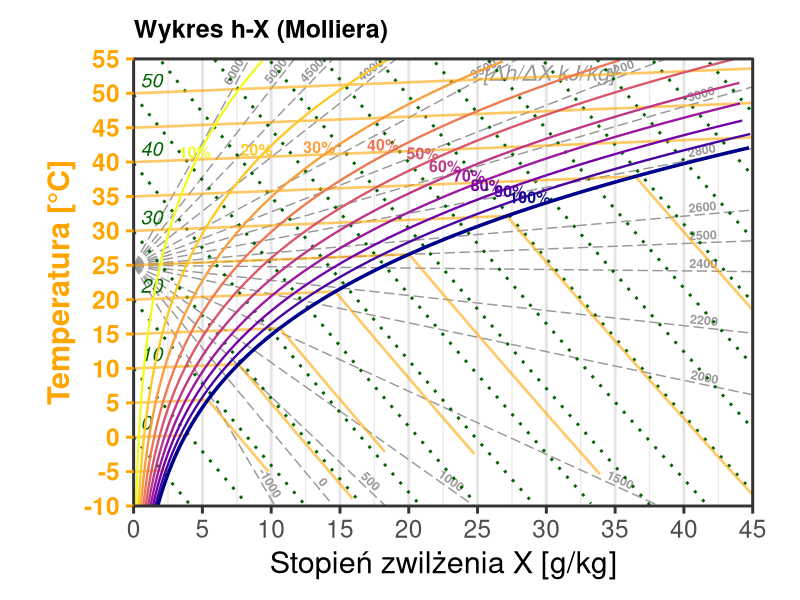
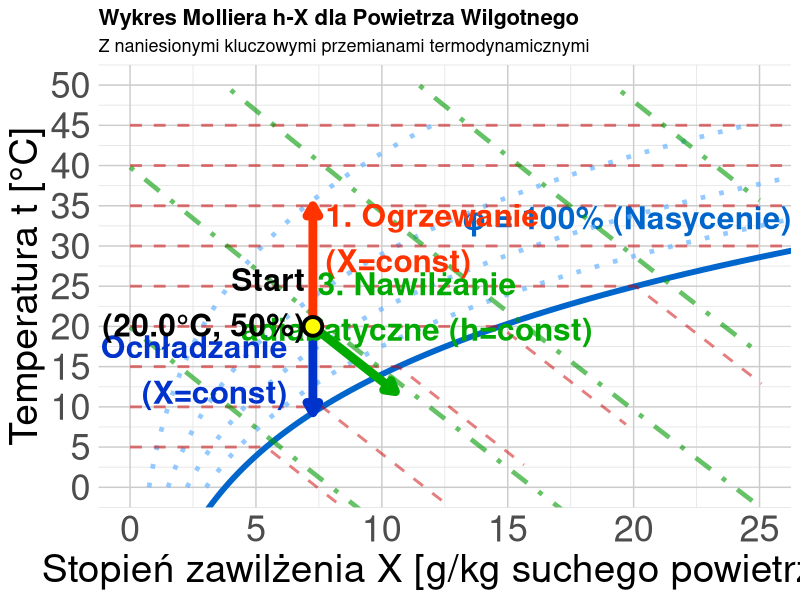
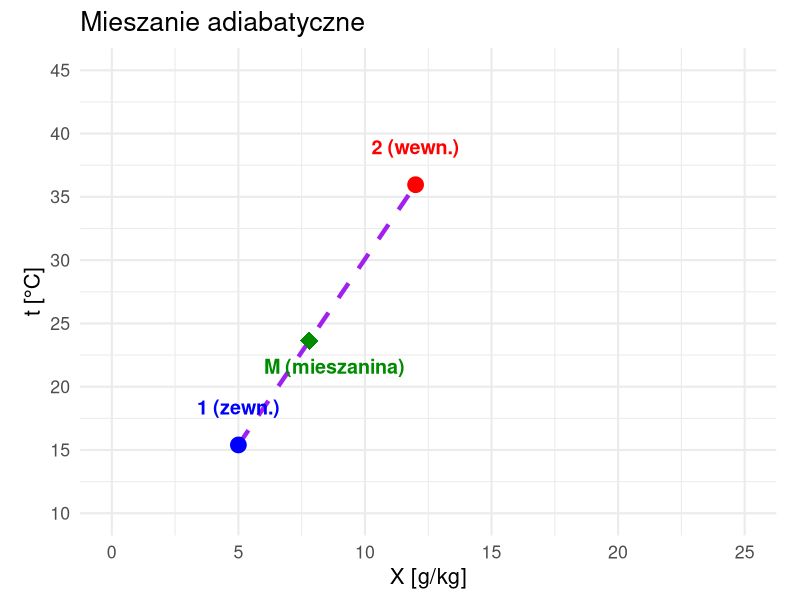
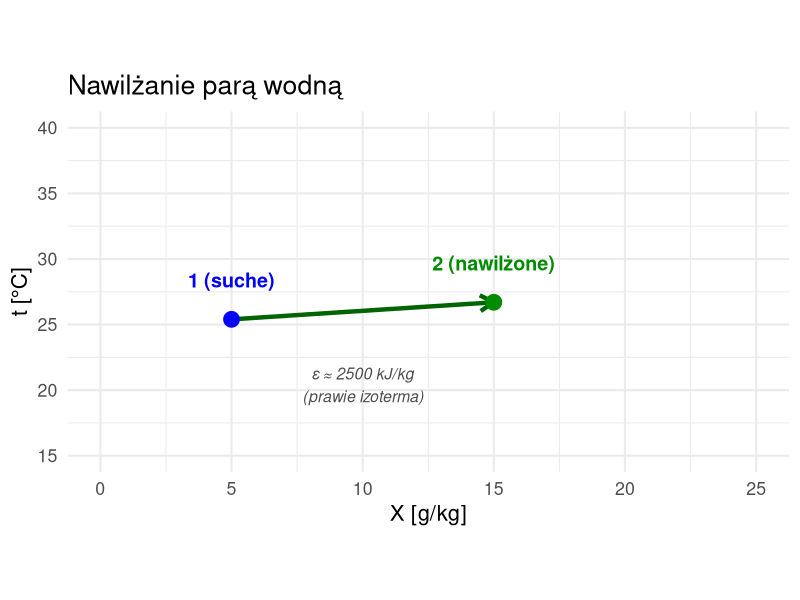
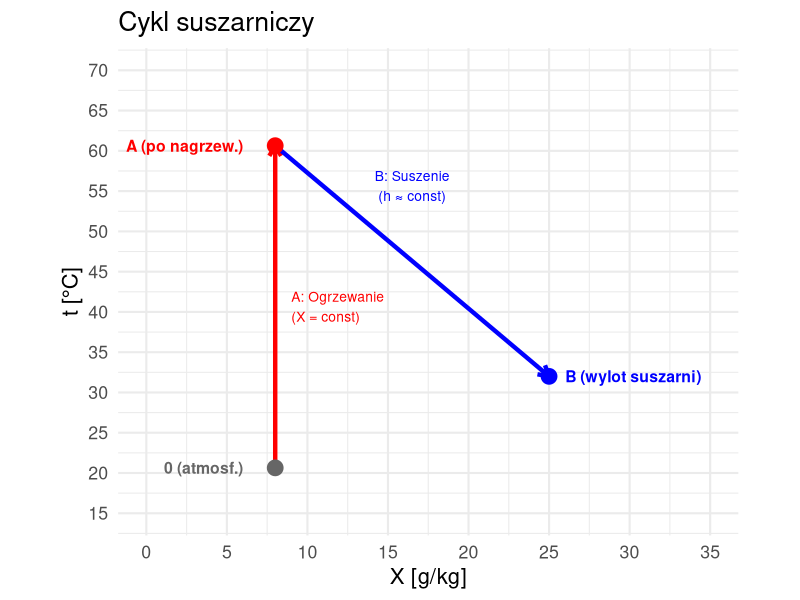
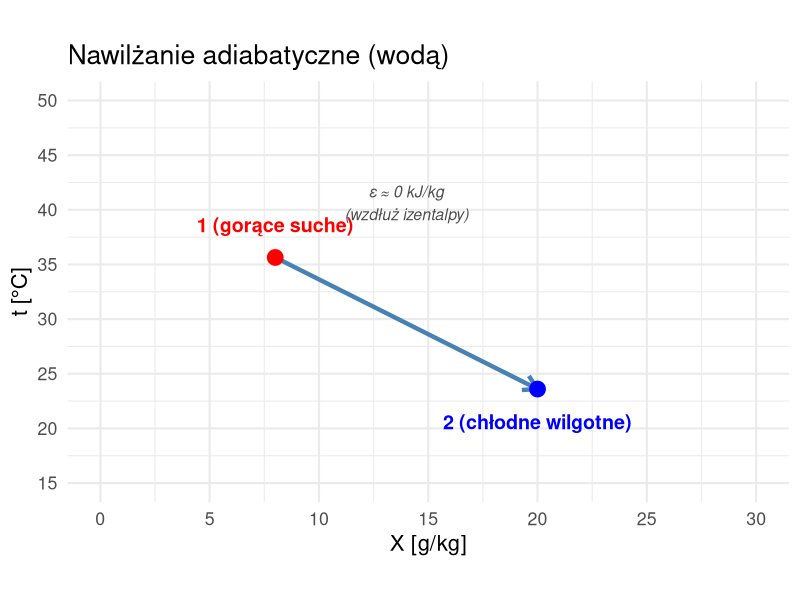

Reproduce these figures in R, in order.
## ---- chunk 1
#| label: ix-diagram-all
#| echo: false
#| fig-align: center
#| fig-width: 14        # Duża szerokość "źródłowa" (w calach)
#| fig-height: 8        # Duża wysokość "źródłowa"
#| out-width: "100%"    # Rozciągnij do granic kontenera

library(ggplot2)
library(dplyr)

# --- 1. KONFIGURACJA I STAŁE ---
CONSTANTS <- list(
    p_atm = 1013.25,
    cp_dry = 1.005,
    cp_vap = 1.86,
    r_0 = 2501.0
)

# --- 2. FUNKCJE FIZYCZNE ---
get_psat <- function(t) {
    6.112 * exp((17.62 * t) / (243.12 + t))
}

get_x_from_rh <- function(t, rh, p = CONSTANTS$p_atm) {
    ps <- get_psat(t)
    pv <- rh * ps
    if (any(pv >= p)) {
        return(NA)
    }
    0.622 * pv / (p - pv)
}

get_t_from_h_x <- function(h, x_kg) {
    (h - x_kg * CONSTANTS$r_0) / (CONSTANTS$cp_dry + x_kg * CONSTANTS$cp_vap)
}

# --- 3. PRZYGOTOWANIE DANYCH ---
generate_mollier_data <- function() {
    x_max_g <- 45
    t_min <- -10
    t_max <- 55 # Górna granica wykresu

    # Stała transformacji wizualnej (wznios izoterm)
    vis_slope_val <- 0.08

    # Funkcja pomocnicza do transformacji
    transform_t <- function(t, x_g) {
        t + vis_slope_val * x_g
    }

    # A. Krzywe wilgotności (RH)
    t_seq <- seq(t_min, t_max, by = 0.5)
    # Zwiększamy zakres t_seq, bo przy transformacji t maleje w dół? Nie, t rośnie.
    # Musimy uważać na zakresy

    rh_levels <- c(0.1, 0.2, 0.3, 0.4, 0.5, 0.6, 0.7, 0.8, 0.9, 1.0)

    df_rh <- expand.grid(t = t_seq, rh = rh_levels) %>%
        mutate(
            x_kg = get_x_from_rh(t, rh),
            x_g = x_kg * 1000,
            # Aplikujemy transformację wizualną do t
            t_vis = transform_t(t, x_g)
        ) %>%
        filter(!is.na(x_kg), x_g <= x_max_g) %>%
        # Nadpisujemy t, żeby ggplot używał t_vis, ale zachowujemy t_real
        mutate(t_real = t, t = t_vis) # Teraz t to t_vis

    # B. Linie Entalpii (Izentalpy)
    h_levels <- seq(0, 160, by = 10)
    x_seq_h <- seq(0, x_max_g, length.out = 200)

    df_h <- expand.grid(h_val = h_levels, x_g = x_seq_h) %>%
        mutate(
            x_kg = x_g / 1000,
            t_phys = get_t_from_h_x(h_val, x_kg),
            t = transform_t(t_phys, x_g) # t wizualne
        ) %>%
        filter(t >= t_min, t <= t_max + 10) # Szerszy zakres filtra

    # C. Przygotowanie etykiet entalpii
    h_labels <- df_h %>%
        group_by(h_val) %>%
        filter(x_g == max(x_g) | t == max(t)) %>%
        slice(1) %>%
        mutate(
            label_pos = ifelse(t >= t_max - 1, "top", "right")
        )

    # D. Izotermy (z załamaniem w punkcie nasycenia)
    t_iso_levels <- seq(-10, 55, by = 5)
    df_iso_list <- lapply(t_iso_levels, function(temp) {
        # 1. Punkt nasycenia
        x_sat_kg <- get_x_from_rh(temp, 1.0)
        # Jeśli NA (poza wykresem), to cała linia jest w obszarze pary przegrzanej lub mgły (teoretycznie)
        if (is.na(x_sat_kg)) x_sat_kg <- 100 # Duża wartość
        x_sat_g <- x_sat_kg * 1000

        # Segment 1: Przegrzana (lekko wznosząca się - cecha wykresu ukośnokątnego)
        s1_x_max <- min(x_sat_g, x_max_g)
        x_vals_s1 <- seq(0, s1_x_max, length.out = 10)

        # Tutaj t = temp + slope * x (transformacja)
        seg1 <- data.frame(
            x_g = x_vals_s1,
            t = transform_t(temp, x_vals_s1),
            group = paste0("t", temp, "_dry")
        )

        # Jeśli saturacja jest poza wykresem, zwracamy tylko segment 1
        if (x_sat_g >= x_max_g) {
            return(seg1)
        }

        # Segment 2: Mgła (spadek wzdłuż izentalpy)
        # Punkt Nasycenia (fizyczny) -> t = temp, x = x_sat_g
        # Punkt Nasycenia (wizualny) -> t_vis = temp + slope * x_sat_g
        # To jest ZAPEWNIONE przez transform_t(temp, x_vals_s1) na końcu s1.

        # Fizyczna entalpia w punkcie nasycenia
        h_sat <- CONSTANTS$cp_dry * temp + x_sat_kg * (CONSTANTS$r_0 + CONSTANTS$cp_vap * temp)

        # Zakres x we mgle
        x_fog_g <- seq(x_sat_g, x_max_g, length.out = 10)
        x_fog_kg <- x_fog_g / 1000

        # Fizyczna temperatura we mgle (dla h_vis = const)
        t_fog_phys <- (h_sat - x_fog_kg * CONSTANTS$r_0) / (CONSTANTS$cp_dry + x_fog_kg * CONSTANTS$cp_vap)

        # Wizualna temperatura we mgle (transformowana!)
        t_fog_vis <- transform_t(t_fog_phys, x_fog_g)

        seg2 <- data.frame(
            x_g = x_fog_g,
            t = t_fog_vis,
            group = paste0("t", temp, "_fog")
        )

        rbind(seg1, seg2)
    })
    df_iso <- do.call(rbind, df_iso_list)

    # E. Pęk Linii (Wykres tła - skala h_w) - "Biegun" w (0, 25 st. C)
    # Epsilon = (dh/dx) ~ cp * dt/dx + r0
    # Slope dt/dx_kg = (Epsilon - r0) / cp

    pole_x <- 0
    pole_y <- 25 # Przesunięty biegun

    # Lista wartości ze skrajnymi zakresami
    eps_values <- sort(unique(c(
        -1000, # Chłodzenie z osuszaniem
        seq(0, 1500, 500),
        seq(2000, 3200, 200),
        2500,
        seq(3500, 5000, 500),
        6000 # Czyste ogrzewanie
    )))

    fan_list <- lapply(eps_values, function(eps) {
        # Nachylenie fizyczne
        slope_phys_kg <- (eps - CONSTANTS$r_0) / CONSTANTS$cp_dry
        
        # Nachylenie wizualne (uwzględnia skrzywienie wykresu)
        # slope_vis = slope_phys + vis_slope
        # vis_slope_val jest w [deg/g], wiec *1000 aby miec [deg/kg]
        slope_vis_kg <- slope_phys_kg + vis_slope_val * 1000
        
        # Równanie linii wizualnej: y_vis = pole_y + slope_vis_kg * x_kg
        # gdzie x_kg in [0, 0.045], y_vis in [-10, 55]
        
        x1 <- 0; y1 <- 0; side <- "none"
        
        # 1. Sprawdzamy prawą ścianę (x_max)
        x_right_kg <- x_max_g / 1000
        y_at_right <- pole_y + slope_vis_kg * x_right_kg
        
        if (y_at_right <= t_max && y_at_right >= t_min) {
            # Trafia w prawą krawędź wizualną
            x1 <- x_max_g
            y1 <- y_at_right
            side <- "right"
        } else {
            # 2. Trafia w górę lub dół
            if (slope_vis_kg > 0) {
                 # Góra (y_vis = 55)
                 x_top_kg <- (t_max - pole_y) / slope_vis_kg
                 x1 <- x_top_kg * 1000
                 y1 <- t_max
                 side <- "top"
            } else {
                 # Dół (y_vis = -10)
                 x_bot_kg <- (t_min - pole_y) / slope_vis_kg
                 x1 <- x_bot_kg * 1000
                 y1 <- t_min
                 side <- "bottom"
            }
        }
        
        # Zabezpieczenie zakresów
        if (x1 > x_max_g) x1 <- x_max_g 
        if (x1 < 0) x1 <- 0
        
        # Kąt rotacji (bazujemy na wizualnym nachyleniu)
        # Vis slope na wykresie (jednostki osi: 1 st C / 1 g)
        # slope_vis_kg to [deg/kg]. slope_vis_g = slope_vis_kg / 1000
        vis_slope_plot <- slope_vis_kg / 1000
        
        # Uwzględniamy coord_fixed(ratio = 0.5)
        angle <- atan(0.5 * vis_slope_plot) * 180 / pi
        
        # Pozycjonowanie etykiety
        factor <- 0.92
        lab_x <- pole_x + (x1 - pole_x) * factor
        lab_y <- pole_y + (y1 - pole_y) * factor
        
        data.frame(x0=pole_x, y0=pole_y, x1=x1, y1=y1, eps=eps, side=side, lab_x=lab_x, lab_y=lab_y, angle=angle)
    })
    df_fan <- do.call(rbind, fan_list)

    list(rh = df_rh, h_lines = df_h, h_labels = h_labels, isotherms = df_iso, fan = df_fan)
}

data <- generate_mollier_data()

# --- 4. RYSOWANIE ---

p <- ggplot() +

    # 0. TŁO - PĘK LINII (Skala Randa) dla epsilon
    geom_segment(
        data = data$fan,
        aes(x = x0, y = y0, xend = x1, yend = y1),
        color = "gray60", size = 0.5, linetype = "longdash"
    ) +
    geom_text(
        data = data$fan,
        aes(x = lab_x, y = lab_y, label = eps, angle = angle),
        hjust = 0.5, vjust = -0.3,
        size = 3.2, color = "gray60", fontface = "bold"
    ) +
    # Opis jednostki skali Randa
    annotate("text", x = 35, y = 53, label = "[\u0394h/\u0394X kJ/kg]", color = "gray60", size = 5.5, fontface = "italic", hjust = 1) +

    # 1. LINIE ENTALPII
    geom_line(
        data = data$h_lines, aes(x = x_g, y = t, group = h_val),
        color = "darkgreen", size = 1, linetype = "dotted"
    ) +

    # Etykiety Entalpii (Inteligentne pozycjonowanie)
    geom_text(
        data = data$h_labels,
        aes(x = x_g, y = t, label = h_val, hjust = ifelse(label_pos == "top", 0.5, 0)),
        vjust = -0.5,
        nudge_x = 0.5,
        size = 5, color = "darkgreen", fontface = "italic"
    ) +

    # 2. IZOTERMY (Custom Grid)
    geom_line(
        data = data$isotherms,
        aes(x = x_g, y = t, group = group),
        color = "orange", size = 0.9, linetype = "solid", alpha = 0.6
    ) +

    # 3. KRZYWE WILGOTNOŚCI
    geom_line(
        data = data$rh, aes(x = x_g, y = t, group = rh, color = factor(rh)),
        size = 0.8
    ) +
    geom_line(
        data = data$rh %>% filter(rh == 1.0),
        aes(x = x_g, y = t), color = "darkblue", size = 1.2
    ) +

    # Etykiety RH (ZMNIEJSZONE do 4, Kolor dopasowany do linii)
    geom_text(
        data = data$rh %>% filter(t > 25) %>% group_by(rh) %>% slice(round(n() / 2)),
        aes(x = x_g, y = t, label = paste0(rh * 100, "%"), color = factor(rh)),
        size = 4, fontface = "bold", vjust = -0.4,
        show.legend = FALSE
    ) +
    # 4. STYL I KOLORY
    scale_color_viridis_d(option = "C", direction = -1) +
    scale_x_continuous(expand = c(0, 0), limits = c(0, 45), breaks = seq(0, 45, 5)) +
    scale_y_continuous(expand = c(0, 0), limits = c(-10, 55), breaks = seq(-10, 55, 5)) +
    labs(
        title = "Wykres h-X (Molliera)",
        subtitle = NULL, # Usunąłem podtytuł, by zyskać miejsce
        x = "Stopień zwilżenia X [g/kg]",
        y = "Temperatura [°C]"
    ) +
    theme_bw(base_size = 22) + # Duża czcionka bazowa

    theme(
        # Marginesy: Góra, Prawa, Dół, Lewa (Zmniejszone, bo etykiety są wewnątrz)
        plot.margin = margin(t = 0.5, r = 0.5, b = 0.5, l = 0.5, "cm"),

        # Izotermy (Custom) i Oś Y (Pomarańczowe)
        panel.grid.major.y = element_blank(), # Wyłączamy standardową siatkę Y, bo mamy własne izotermy
        panel.grid.minor.y = element_blank(),
        panel.grid.major.x = element_line(color = "gray90"),
        axis.text.y = element_text(color = "orange", face = "bold"),
        axis.title.y = element_text(color = "orange", face = "bold"),
        axis.ticks.y = element_line(color = "orange"),

        # Tytuł
        plot.title = element_text(size = 18, face = "bold"),
        legend.position = "none"
    ) +

    # Clip = "off" pozwala pisać po marginesach
    coord_fixed(ratio = 0.5, clip = "off")

print(p)
## ---- chunk 2
#| label: ix-diagram-advanced
#| echo: false
#| fig-align: center
#| fig-width: 14        # Duża szerokość "źródłowa" (w calach)
#| fig-height: 8        # Duża wysokość "źródłowa"
#| out-width: "100%"    # Rozciągnij do granic kontenera

library(ggplot2)

# ===== FUNKCJE POMOCNICZE (fizyka powietrza wilgotnego) =====

# Ciśnienie nasycenia pary wodnej (Magnus formula)
p_sat <- function(t) {
    # t w °C, wynik w kPa
    0.61121 * exp((18.678 - t / 234.5) * (t / (257.14 + t)))
}

# Stopień zawilżenia dla danej temp i wilgotności względnej
x_calc <- function(t, phi, p_atm = 101.325) {
    # phi w %, p_atm w kPa
    p_p <- (phi / 100) * p_sat(t)
    622 * p_p / (p_atm - p_p) # g/kg
}

# Entalpia właściwa [kJ/kg] (h = cp*t + x*(r0 + cpv*t))
h_calc <- function(t, x) {
    1.005 * t + (x / 1000) * (2501 + 1.86 * t)
}

# ===== GENEROWANIE SIATKI WYKRESU =====

# Krzywa nasycenia (phi = 100%)
t_range <- seq(-5, 50, 0.5)
x_sat <- sapply(t_range, function(t) x_calc(t, 100))
df_sat <- data.frame(t = t_range, x = x_sat)
df_sat <- df_sat[df_sat$x < 30, ]

# Linie stałej wilgotności względnej (phi = const)
phi_levels <- c(20, 40, 60, 80)
df_phi <- do.call(rbind, lapply(phi_levels, function(phi) {
    t_vals <- seq(0, 45, 1)
    x_vals <- sapply(t_vals, function(t) x_calc(t, phi))
    data.frame(t = t_vals, x = x_vals, phi = phi)
}))
df_phi <- df_phi[df_phi$x < 30 & df_phi$x > 0, ]

# Izotermy (t = const) - z załamaniem na linii saturacji
temp_levels <- seq(5, 45, 5)
df_iso_t <- do.call(rbind, lapply(temp_levels, function(temp) {
    # Punkt saturacji dla danej temperatury
    x_sat <- x_calc(temp, 100)

    # Segment 1: Obszar pary przegrzanej (poziomy, od x=0 do x_sat)
    segment1 <- data.frame(
        t = temp,
        x = seq(0, x_sat, length.out = 30),
        temp_label = temp,
        segment = "przegrzana"
    )

    # Segment 2: Obszar mgły (izotermy równoległe do izentalp)
    # W obszarze mgły na wykresie h-X izotermy biegną niemal równolegle do izentalp.
    # Obliczamy "entalpię nasycenia" w punkcie załamania, używając tych samych współczynników co przy rysowaniu izentalp.
    h_sat_approx <- 1.005 * temp + x_sat * (2.5 + 0.00186 * temp)

    x_max_fog <- min(x_sat + 5, 30) # Zasięg we mgle
    x_fog <- seq(x_sat, x_max_fog, length.out = 20)

    # Wyznaczamy przebieg temperatury dla stałej entalpii (pseudo-izoterma we mgle)
    t_fog <- (h_sat_approx - 2.5 * x_fog) / (1.005 + 0.00186 * x_fog)

    segment2 <- data.frame(
        t = t_fog,
        x = x_fog,
        temp_label = temp,
        segment = "mgla"
    )

    rbind(segment1, segment2)
}))

# Izentalpy (h = const)
h_levels <- seq(20, 100, 20)
df_isenth <- do.call(rbind, lapply(h_levels, function(h_val) {
    # Dla danej entalpii h, mamy: t = (h - 2.5*x) / (1 + 0.00186*x) (przybliżenie)
    x_vals <- seq(0, 25, 0.5)
    t_vals <- (h_val - 2.5 * x_vals) / (1.005 + 0.00186 * x_vals)
    df_temp <- data.frame(t = t_vals, x = x_vals, h = h_val)
    # Ogranicz do obszaru fizycznego
    df_temp <- df_temp[df_temp$t >= -10 & df_temp$t <= 50 & df_temp$x >= 0 & df_temp$x <= 25, ]
    df_temp
}))

# ===== PRZEMIANY CHARAKTERYSTYCZNE =====

# Punkt początkowy: t0=20°C, phi0=50%
t0 <- 20
phi0 <- 50
x0 <- x_calc(t0, phi0)
h0 <- h_calc(t0, x0)

# 1. OGRZEWANIE (X=const, w górę)
t1_heat <- 35 # Ogrzanie do 35°C
x1_heat <- x0 # X stałe!
h1_heat <- h_calc(t1_heat, x1_heat)
heating <- data.frame(
    t = seq(t0, t1_heat, length.out = 20),
    x = x0
)

# 2. OCHŁADZANIE (X=const, w dół do punktu rosy)
# Punkt rosy: temp przy której phi=100% dla danego X
t_dew <- uniroot(function(t) x_calc(t, 100) - x0, interval = c(-10, t0))$root
cooling <- data.frame(
    t = seq(t0, t_dew, length.out = 20),
    x = x0
)

# 3. NAWILŻANIE ADIABATYCZNE (h=const, ukośnie w dół-prawo)
# Dla h=const: nawilżamy wodą, temp spada, x rośnie
x_humid_max <- min(x0 + 6, x_calc(15, 99)) # Kończymy przy niższej temp
df_humid_temp <- data.frame(x = seq(x0, x_humid_max, length.out = 30))
df_humid_temp$t <- (h0 - 2.5 * df_humid_temp$x) / (1.005 + 0.00186 * df_humid_temp$x)
humidification <- df_humid_temp[df_humid_temp$t >= 10, ]

# ===== WYKRES =====
ggplot() +
    # Krzywa nasycenia
    geom_line(data = df_sat, aes(x = x, y = t), color = "#0066cc", linewidth = 2) +
    annotate("text",
        x = max(df_sat$x) - 10, y = max(df_sat$t) + 2,
        label = "φ = 100% (Nasycenie)", color = "#0066cc", fontface = "bold", size = 8
    ) +

    # Linie stałej wilgotności względnej
    geom_line(
        data = df_phi, aes(x = x, y = t, group = phi),
        color = "#66b3ff", linetype = "dotted", linewidth = 1.6, alpha = 0.7
    ) +

    # Izotermy
    geom_line(
        data = df_iso_t, aes(x = x, y = t, group = temp_label),
        color = "#cc0000", linetype = "dashed", linewidth = 1.0, alpha = 0.5
    ) +

    # Izentalpy
    geom_line(
        data = df_isenth, aes(x = x, y = t, group = h),
        color = "#009900", linetype = "dotdash", linewidth = 1.6, alpha = 0.6
    ) +

    # === PRZEMIANY ===

    # Ogrzewanie (czerwona strzałka w górę)
    geom_path(
        data = heating, aes(x = x, y = t),
        color = "#ff3300", linewidth = 3, arrow = arrow(length = unit(0.3, "cm"), type = "closed")
    ) +
    annotate("text",
        x = x0 + .5, y = (t0 + t1_heat * 1.2) / 2,
        label = "1. Ogrzewanie\n(X=const)", color = "#ff3300", fontface = "bold", size = 8, hjust = 0
    ) +

    # Ochładzanie (niebieska strzałka w dół)
    geom_path(
        data = cooling, aes(x = x, y = t),
        color = "#0033cc", linewidth = 3, arrow = arrow(length = unit(0.3, "cm"), type = "closed")
    ) +
    annotate("text",
        x = x0 - 1, y = (t0 + t_dew) / 2,
        label = "2. Ochładzanie\n(X=const)", color = "#0033cc", fontface = "bold", size = 8, hjust = 1
    ) +

    # Nawilżanie adiabatyczne (zielona strzałka ukośna)
    geom_path(
        data = humidification, aes(x = x, y = t),
        color = "#00aa00", linewidth = 3, arrow = arrow(length = unit(0.3, "cm"), type = "closed")
    ) +
    annotate("text",
        x = (x0 + x_humid_max + 1) / 2 + 2, y = humidification$t[10] + 5,
        label = "3. Nawilżanie\nadiabatyczne (h=const)", color = "#00aa00", fontface = "bold", size = 8
    ) +

    # Punkt początkowy
    geom_point(aes(x = x0, y = t0), size = 5, color = "black", shape = 21, fill = "yellow", stroke = 2) +
    annotate("text",
        x = x0 - .3, y = t0 + 3, label = sprintf("Start\n(%.1f°C, %.0f%%)", t0, phi0),
        fontface = "bold", size = 8, hjust = 1
    ) +

    # Opisy
    labs(
        title = "Wykres Molliera h-X dla Powietrza Wilgotnego",
        subtitle = "Z naniesionymi kluczowymi przemianami termodynamicznymi",
        x = "Stopień zawilżenia X [g/kg suchego powietrza]",
        y = "Temperatura t [°C]"
    ) +
    theme_minimal(base_size = 13) +
    theme(
        plot.title = element_text(face = "bold", size = 16),
        axis.text = element_text(size = 26), # 2x większe etykiety osi (było 13)
        axis.title = element_text(size = 28), # 2x większe tytuły osi
        panel.grid.minor = element_line(color = "gray90", linewidth = 0.3),
        panel.grid.major = element_line(color = "gray80", linewidth = 0.5)
    ) +
    coord_cartesian(xlim = c(0, 25), ylim = c(0, 50)) +
    scale_x_continuous(breaks = seq(0, 25, 5)) +
    scale_y_continuous(breaks = seq(0, 50, 5))
## ---- chunk 3
#| label: mix-two-streams
#| echo: false
#| fig-width: 8
#| fig-height: 6
#| fig-align: center

# Punkty stanu
p1 <- list(x = 5, t = 15)   # Zimne powietrze zewnętrzne
p2 <- list(x = 12, t = 35)  # Ciepłe powietrze wewnętrzne
# Proporcja mieszania (60% strumień 1, 40% strumień 2)
r <- 0.6
pM <- list(x = r*p1$x + (1-r)*p2$x, t = r*p1$t + (1-r)*p2$t)

# Transformacja wizualna
vis_slope <- 0.08
transform_vis <- function(t, x) t + vis_slope * x

p1v <- list(x = p1$x, t = transform_vis(p1$t, p1$x))
p2v <- list(x = p2$x, t = transform_vis(p2$t, p2$x))
pMv <- list(x = pM$x, t = transform_vis(pM$t, pM$x))

# Wykres bazowy (uproszczony)
ggplot() +
    # Linia mieszania
    geom_segment(aes(x = p1v$x, y = p1v$t, xend = p2v$x, yend = p2v$t),
                 color = "purple", size = 1.5, linetype = "dashed") +
    # Punkty
    geom_point(aes(x = p1v$x, y = p1v$t), color = "blue", size = 5) +
    geom_point(aes(x = p2v$x, y = p2v$t), color = "red", size = 5) +
    geom_point(aes(x = pMv$x, y = pMv$t), color = "green4", size = 6, shape = 18) +
    # Etykiety
    annotate("text", x = p1v$x, y = p1v$t + 3, label = "1 (zewn.)", color = "blue", size = 5, fontface = "bold") +
    annotate("text", x = p2v$x, y = p2v$t + 3, label = "2 (wewn.)", color = "red", size = 5, fontface = "bold") +
    annotate("text", x = pMv$x + 1, y = pMv$t - 2, label = "M (mieszanina)", color = "green4", size = 5, fontface = "bold") +
    # Osie
    scale_x_continuous(limits = c(0, 25), breaks = seq(0, 25, 5)) +
    scale_y_continuous(limits = c(10, 45), breaks = seq(10, 45, 5)) +
    labs(x = "X [g/kg]", y = "t [°C]", title = "Mieszanie adiabatyczne") +
    theme_minimal(base_size = 16) +
    coord_fixed(ratio = 0.5)
## ---- chunk 4
#| label: steam-humidification
#| echo: false
#| fig-width: 8
#| fig-height: 6
#| fig-align: center

# Stan początkowy
p1 <- list(x = 5, t = 25)
# Stan końcowy (nawilżone parą - prawie ta sama temperatura)
p2 <- list(x = 15, t = 25.5) # Lekki wzrost t przez przegrzanie pary

# Transformacja wizualna
p1v <- list(x = p1$x, t = transform_vis(p1$t, p1$x))
p2v <- list(x = p2$x, t = transform_vis(p2$t, p2$x))

ggplot() +
    # Strzałka przemiany
    geom_segment(aes(x = p1v$x, y = p1v$t, xend = p2v$x, yend = p2v$t),
                 arrow = arrow(length = unit(0.4, "cm")),
                 color = "darkgreen", size = 1.5) +
    # Punkty
    geom_point(aes(x = p1v$x, y = p1v$t), color = "blue", size = 5) +
    geom_point(aes(x = p2v$x, y = p2v$t), color = "green4", size = 5) +
    # Etykiety
    annotate("text", x = p1v$x, y = p1v$t + 3, label = "1 (suche)", color = "blue", size = 5, fontface = "bold") +
    annotate("text", x = p2v$x, y = p2v$t + 3, label = "2 (nawilżone)", color = "green4", size = 5, fontface = "bold") +
    # Informacja o kierunku
    annotate("text", x = 10, y = p1v$t - 5, label = "ε ≈ 2500 kJ/kg\n(prawie izoterma)", 
             color = "gray30", size = 4, fontface = "italic") +
    # Osie
    scale_x_continuous(limits = c(0, 25), breaks = seq(0, 25, 5)) +
    scale_y_continuous(limits = c(15, 40), breaks = seq(15, 40, 5)) +
    labs(x = "X [g/kg]", y = "t [°C]", title = "Nawilżanie parą wodną") +
    theme_minimal(base_size = 16) +
    coord_fixed(ratio = 0.5)
## ---- chunk 5
#| label: drying-cycle
#| echo: false
#| fig-width: 8
#| fig-height: 6
#| fig-align: center

# Stan 0: Powietrze atmosferyczne
p0 <- list(x = 8, t = 20)
# Stan A: Po nagrzewnicy
pA <- list(x = 8, t = 60)
# Stan B: Po komorze suszarniczej (wzdłuż izentalpy)
# h = const => t spadło, X wzrosło
# Przyjmijmy X_B = 25 g/kg
pB <- list(x = 25, t = 30) # Uproszczenie - dokładne wartości wymagają obliczeń

# Transformacja wizualna
p0v <- list(x = p0$x, t = transform_vis(p0$t, p0$x))
pAv <- list(x = pA$x, t = transform_vis(pA$t, pA$x))
pBv <- list(x = pB$x, t = transform_vis(pB$t, pB$x))

ggplot() +
    # Etap A: Podgrzewanie (pionowo w górę)
    geom_segment(aes(x = p0v$x, y = p0v$t, xend = pAv$x, yend = pAv$t),
                 arrow = arrow(length = unit(0.3, "cm")),
                 color = "red", size = 1.5) +
    # Etap B: Suszenie (wzdłuż izentalpy - w dół w prawo)
    geom_segment(aes(x = pAv$x, y = pAv$t, xend = pBv$x, yend = pBv$t),
                 arrow = arrow(length = unit(0.3, "cm")),
                 color = "blue", size = 1.5) +
    # Punkty
    geom_point(aes(x = p0v$x, y = p0v$t), color = "gray40", size = 5) +
    geom_point(aes(x = pAv$x, y = pAv$t), color = "red", size = 5) +
    geom_point(aes(x = pBv$x, y = pBv$t), color = "blue", size = 5) +
    # Etykiety
    annotate("text", x = p0v$x - 2, y = p0v$t, label = "0 (atmosf.)", color = "gray40", size = 4, fontface = "bold", hjust = 1) +
    annotate("text", x = pAv$x - 2, y = pAv$t, label = "A (po nagrzew.)", color = "red", size = 4, fontface = "bold", hjust = 1) +
    annotate("text", x = pBv$x + 1, y = pBv$t, label = "B (wylot suszarni)", color = "blue", size = 4, fontface = "bold", hjust = 0) +
    # Opisy etapów
    annotate("text", x = p0v$x + 1, y = (p0v$t + pAv$t)/2, label = "A: Ogrzewanie\n(X = const)", color = "red", size = 3.5, hjust = 0) +
    annotate("text", x = (pAv$x + pBv$x)/2, y = pAv$t - 5, label = "B: Suszenie\n(h ≈ const)", color = "blue", size = 3.5) +
    # Osie
    scale_x_continuous(limits = c(0, 35), breaks = seq(0, 35, 5)) +
    scale_y_continuous(limits = c(15, 70), breaks = seq(15, 70, 5)) +
    labs(x = "X [g/kg]", y = "t [°C]", title = "Cykl suszarniczy") +
    theme_minimal(base_size = 16) +
    coord_fixed(ratio = 0.5)
## ---- chunk 6
#| label: adiabatic-humidification
#| echo: false
#| fig-width: 8
#| fig-height: 6
#| fig-align: center

# Stan początkowy (gorące suche powietrze)
p1 <- list(x = 8, t = 35)
# Stan końcowy (ochłodzone nawilżone - wzdłuż izentalpy)
# h = const, X rośnie, t spada
p2 <- list(x = 20, t = 22) # Uproszczenie

# Transformacja wizualna
p1v <- list(x = p1$x, t = transform_vis(p1$t, p1$x))
p2v <- list(x = p2$x, t = transform_vis(p2$t, p2$x))

ggplot() +
    # Strzałka przemiany (wzdłuż izentalpy)
    geom_segment(aes(x = p1v$x, y = p1v$t, xend = p2v$x, yend = p2v$t),
                 arrow = arrow(length = unit(0.4, "cm")),
                 color = "steelblue", size = 1.5) +
    # Punkty
    geom_point(aes(x = p1v$x, y = p1v$t), color = "red", size = 5) +
    geom_point(aes(x = p2v$x, y = p2v$t), color = "blue", size = 5) +
    # Etykiety
    annotate("text", x = p1v$x, y = p1v$t + 3, label = "1 (gorące suche)", color = "red", size = 5, fontface = "bold") +
    annotate("text", x = p2v$x, y = p2v$t - 3, label = "2 (chłodne wilgotne)", color = "blue", size = 5, fontface = "bold") +
    # Informacja o kierunku
    annotate("text", x = 14, y = p1v$t + 5, label = "ε ≈ 0 kJ/kg\n(wzdłuż izentalpy)", 
             color = "gray30", size = 4, fontface = "italic") +
    # Osie
    scale_x_continuous(limits = c(0, 30), breaks = seq(0, 30, 5)) +
    scale_y_continuous(limits = c(15, 50), breaks = seq(15, 50, 5)) +
    labs(x = "X [g/kg]", y = "t [°C]", title = "Nawilżanie adiabatyczne (wodą)") +
    theme_minimal(base_size = 16) +
    coord_fixed(ratio = 0.5)
